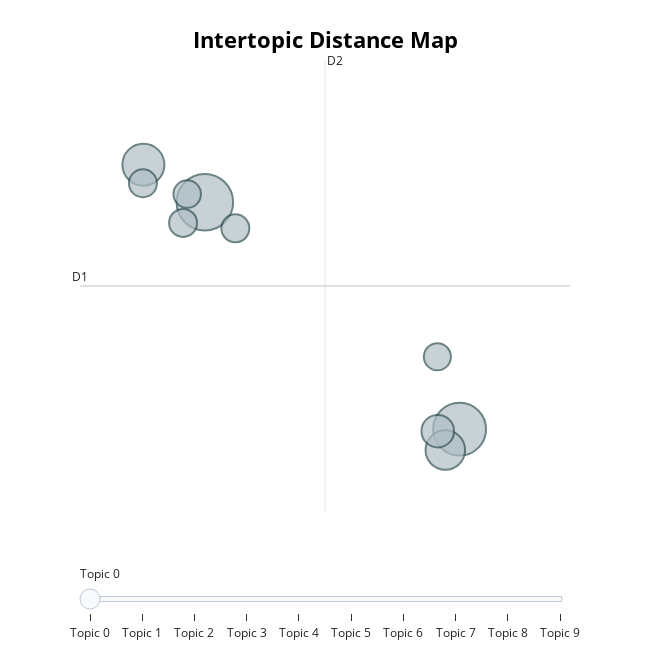

The notebook cell this image was saved under:
### Code cell
model.visualize_topics()

### Figure 1 — Plotly figure (JSON) as saved in the notebook; plotly's stock layout.template omitted (floating-point values rounded to 4 significant figures)
{"data": [{"customdata": [[0, "battery | life | hours | last | charge", 127], [1, "sleep | tracking | heart | watch | track", 111], [2, "love | loves | gift | watch | christmas", 70], [3, "watch | phone | use | samsung | great", 62], [4, "que | la | de | el | es", 42], [5, "battery | life | watch | last | love", 31], [6, "fitbit | watch | battery | get | charge", 31], [7, "verizon | lte | phone | carrier | watch", 31], [8, "water | warranty | damage | watch | samsung", 30], [9, "band | wrist | silver | looks | color", 29]], "hovertemplate": "<b>Topic %{customdata[0]}</b><br>Words: %{customdata[1]}<br>Size: %{customdata[2]}", "legendgroup": "", "marker": {"color": "#B0BEC5", "line": {"color": "DarkSlateGrey", "width": 2}, "size": [127, 111, 70, 62, 42, 31, 31, 31, 30, 29], "sizemode": "area", "sizeref": 0.07938, "symbol": "circle"}, "mode": "markers", "name": "", "orientation": "v", "showlegend": false, "type": "scatter", "x": [15.94, 24.37, 13.9, 23.9, 23.65, 13.89, 16.95, 15.22, 15.36, 23.64], "xaxis": "x", "y": [18.41, 12.09, 19.46, 11.5, 12.03, 18.94, 17.68, 17.83, 18.64, 14.1], "yaxis": "y"}], "layout": {"annotations": [{"showarrow": false, "text": "D1", "x": 11.8, "y": 16.08, "yshift": 10}, {"showarrow": false, "text": "D2", "x": 19.92, "xshift": 10, "y": 22.37}], "height": 650, "hoverlabel": {"bgcolor": "white", "font": {"family": "Rockwell", "size": 16}}, "legend": {"itemsizing": "constant", "tracegroupgap": 0}, "margin": {"t": 60}, "shapes": [{"line": {"color": "#CFD8DC", "width": 2}, "type": "line", "x0": 19.92, "x1": 19.92, "y0": 9.779, "y1": 22.37}, {"line": {"color": "#9E9E9E", "width": 2}, "type": "line", "x0": 11.8, "x1": 28.03, "y0": 16.08, "y1": 16.08}], "sliders": [{"active": 0, "pad": {"t": 50}, "steps": [{"args": [{"marker.color": [["red", "#B0BEC5", "#B0BEC5", "#B0BEC5", "#B0BEC5", "#B0BEC5", "#B0BEC5", "#B0BEC5", "#B0BEC5", "#B0BEC5"]]}], "label": "Topic 0", "method": "update"}, {"args": [{"marker.color": [["#B0BEC5", "red", "#B0BEC5", "#B0BEC5", "#B0BEC5", "#B0BEC5", "#B0BEC5", "#B0BEC5", "#B0BEC5", "#B0BEC5"]]}], "label": "Topic 1", "method": "update"}, {"args": [{"marker.color": [["#B0BEC5", "#B0BEC5", "red", "#B0BEC5", "#B0BEC5", "#B0BEC5", "#B0BEC5", "#B0BEC5", "#B0BEC5", "#B0BEC5"]]}], "label": "Topic 2", "method": "update"}, {"args": [{"marker.color": [["#B0BEC5", "#B0BEC5", "#B0BEC5", "red", "#B0BEC5", "#B0BEC5", "#B0BEC5", "#B0BEC5", "#B0BEC5", "#B0BEC5"]]}], "label": "Topic 3", "method": "update"}, {"args": [{"marker.color": [["#B0BEC5", "#B0BEC5", "#B0BEC5", "#B0BEC5", "red", "#B0BEC5", "#B0BEC5", "#B0BEC5", "#B0BEC5", "#B0BEC5"]]}], "label": "Topic 4", "method": "update"}, {"args": [{"marker.color": [["#B0BEC5", "#B0BEC5", "#B0BEC5", "#B0BEC5", "#B0BEC5", "red", "#B0BEC5", "#B0BEC5", "#B0BEC5", "#B0BEC5"]]}], "label": "Topic 5", "method": "update"}, {"args": [{"marker.color": [["#B0BEC5", "#B0BEC5", "#B0BEC5", "#B0BEC5", "#B0BEC5", "#B0BEC5", "red", "#B0BEC5", "#B0BEC5", "#B0BEC5"]]}], "label": "Topic 6", "method": "update"}, {"args": [{"marker.color": [["#B0BEC5", "#B0BEC5", "#B0BEC5", "#B0BEC5", "#B0BEC5", "#B0BEC5", "#B0BEC5", "red", "#B0BEC5", "#B0BEC5"]]}], "label": "Topic 7", "method": "update"}, {"args": [{"marker.color": [["#B0BEC5", "#B0BEC5", "#B0BEC5", "#B0BEC5", "#B0BEC5", "#B0BEC5", "#B0BEC5", "#B0BEC5", "red", "#B0BEC5"]]}], "label": "Topic 8", "method": "update"}, {"args": [{"marker.color": [["#B0BEC5", "#B0BEC5", "#B0BEC5", "#B0BEC5", "#B0BEC5", "#B0BEC5", "#B0BEC5", "#B0BEC5", "#B0BEC5", "red"]]}], "label": "Topic 9", "method": "update"}]}], "title": {"font": {"color": "Black", "size": 22}, "text": "<b>Intertopic Distance Map", "x": 0.5, "xanchor": "center", "y": 0.95, "yanchor": "top"}, "width": 650, "xaxis": {"anchor": "y", "domain": [0, 1], "range": [11.8, 28.03], "title": {"text": ""}, "visible": false}, "yaxis": {"anchor": "x", "domain": [0, 1], "range": [9.779, 22.37], "title": {"text": ""}, "visible": false}}}
